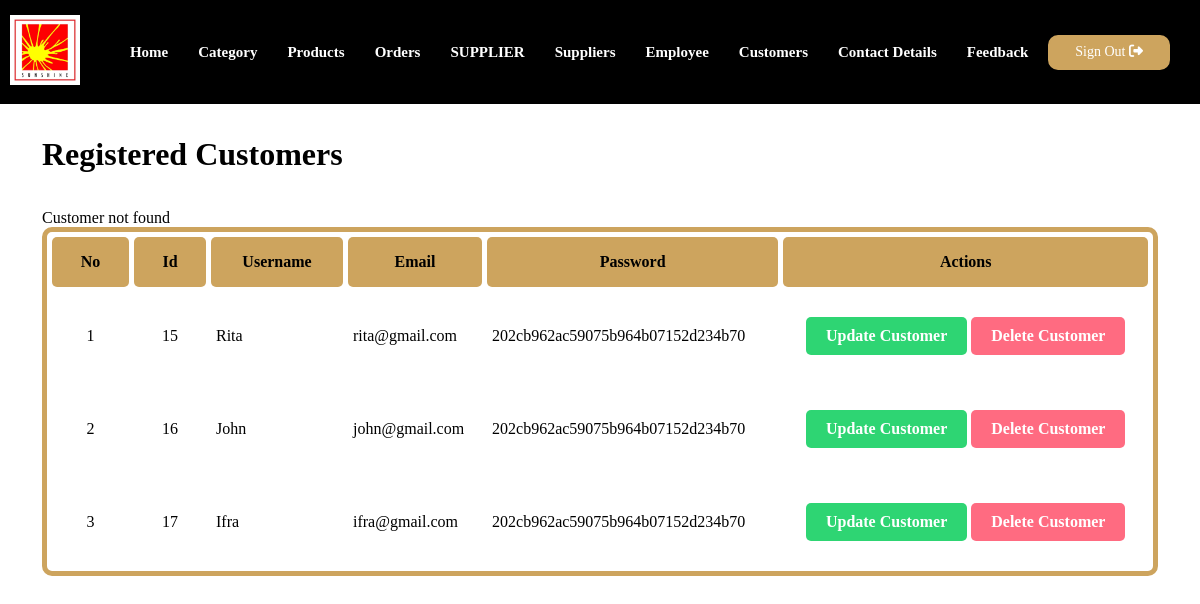
Page /admin/manage-customer.php (signed in) on the earlier database version.
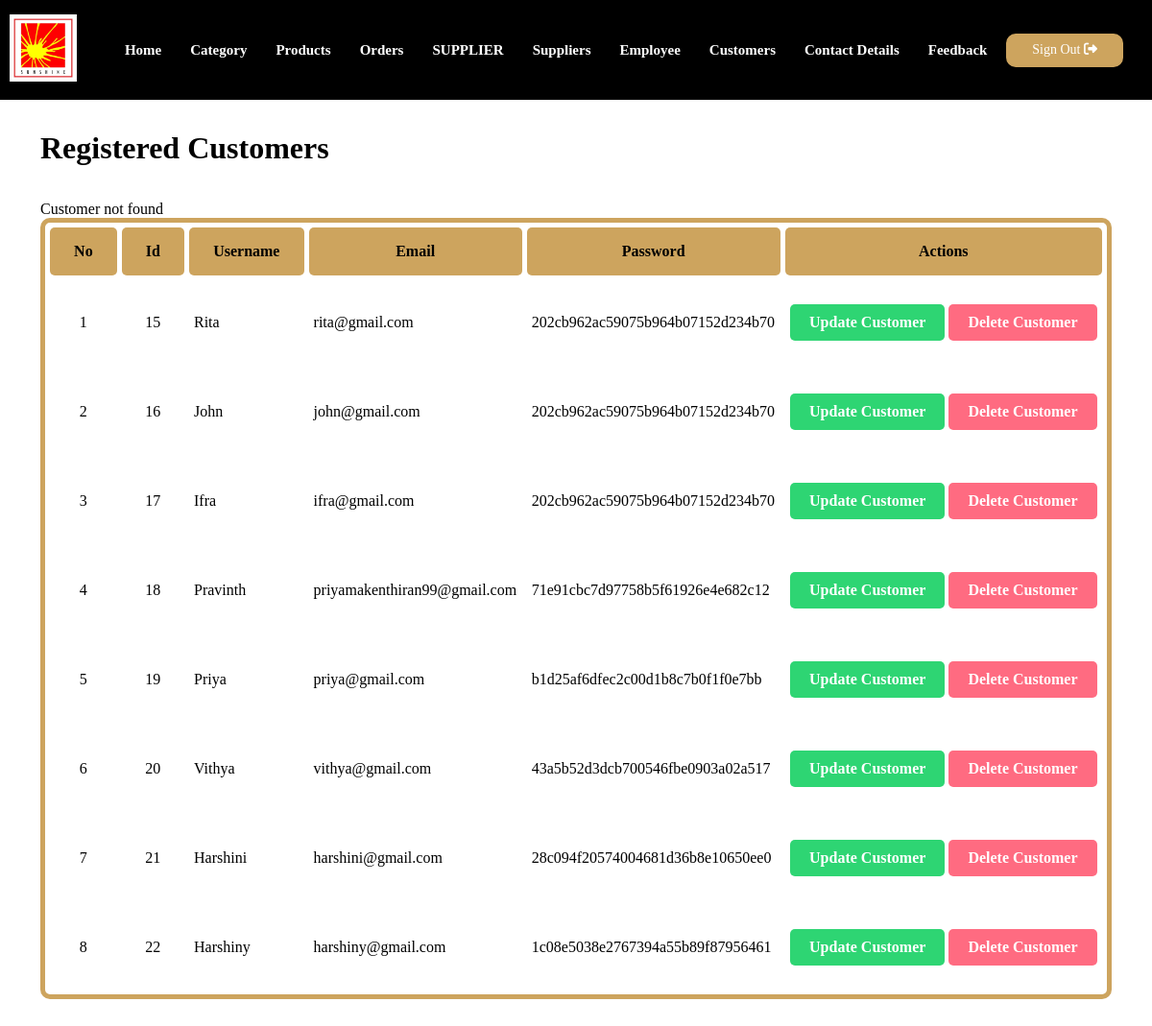
Same page on the later database version.
### tables this page shows
CREATE TABLE `users` (
  `id` int(11) NOT NULL,
  `username` varchar(100) NOT NULL,
  `email` varchar(100) NOT NULL,
  `password` varchar(100) NOT NULL
);

### admin/manage-customer.php (the view, shortened to what this page needs)
<?php include('partials/menuu.php');?>
<div class="main-content">
    <div class="wrapper">
        <h1>Registered Customers</h1><br><br>
        <?php
            if(isset($_SESSION['no-customer-found']))
            {
                echo $_SESSION['no-customer-found'];
            }
        ?>
        <table cellspacing="5px" >
        <thead style="height: 50px;">
            <tr>
                <th>No</th>
                <th>Id</th>
                <th>Username</th>
                <th>Email</th>
                <th>Password</th>
                <th>Actions</th>
            </tr>
        </thead>
            <?php
                $sql = "SELECT * FROM users";
                $res = mysqli_query($conn,$sql);
                $count = mysqli_num_rows($res);
                $sn = 1;
                if($count>0)
                {
                    while($row=mysqli_fetch_assoc($res))
                    {
                        $id = $row['id'];
                        $username = $row['username'];
                        $email = $row['email'];
                        $password = $row['password'];
                        ?>
                    <tr>
                        <td><?php echo $sn++; ?></td>
                        <td><?php echo $id; ?></td>
                        <td style="text-align: left;"><?php echo $username; ?></td>
                        <td style="text-align: left;"><?php echo $email; ?></td>
                        <td style="text-align: left;"><?php echo $password; ?></td>
                        <td>
                            <a href="<?php echo SITEURL; ?>admin/update-customer.php?id=<?php echo $id; ?>" class="buttondesign green">Update Customer</a>
                            <a href="<?php echo SITEURL; ?>admin/delete-customer.php?id=<?php echo $id; ?>" class="buttondesign red">Delete Customer</a>
                        </td>
                    </tr>
                        <?php
                    }
                }
                else
                {   ?>
                        <tr style="text-align: center;">
                            <td colspan="6" class='error'>Registered Customers Details not Available</td>
                        </tr>
                    <?php
                }
            ?>
        </table>
    </div>
</div>

### admin/partials/menuu.php (shortened to what this page needs)
<!DOCTYPE html>
<html lang="en">
<head>
  <link href="../assets/css/admins.css" rel="stylesheet">
</head>
<body>
  <header id="header" class="fixed-top ">
    <div class="container d-flex align-items-center justify-content-lg-between">
      <div>
        <a href="index.php" class="logo me-auto me-lg-0">
          <img src="../assets/img/logo.jpg" style="width:70px; max-height:70px;" alt="logo" class="img-fluid">
        </a>
      </div>
      <nav id="navbar" class="navbar order-last order-lg-0">
        <ul>
          <li><a class="nav-link scrollto" href="index.php">Home</a></li>
          <li><a class="nav-link scrollto" href="manage-category.php">Category</a></li>
          <li><a class="nav-link scrollto " href="manage-food.php">Products</a></li>
          <li><a class="nav-link scrollto " href="manage-order.php">Orders</a></li>
          <li><a class="nav-link scrollto " href="manage-supplier.php">SUPPLIER</a></li>
          <li><a class="nav-link scrollto " href="manage-suppliers.php">Suppliers</a></li>
          <li><a class="nav-link scrollto " href="manage-employee.php">Employee</a></li>
          <li><a class="nav-link scrollto " href="manage-customer.php">Customers</a></li>
          <li><a class="nav-link scrollto " href="contact-details.php">Contact Details</a></li>
          <li><a class="nav-link scrollto " href="feedback.php">Feedback</a></li>
        </ul>
      </nav>
      <div>
          <?php  if (isset($_SESSION['username'])) : ?>
            <abbr title="Sign Out"><a href="index.php?logout='1'" class="get-started-btn scrollto">Sign Out <i class="fa fa-sign-out" aria-hidden="true"></i></a></abbr>          <?php endif ?>
        </div>
      </div>
  </header>
<main id="main">

### assets/css/admins.css (style rules this page uses)
:root { --heading1: 'Permanent Marker', cursive; --heading2: 'Barlow', sans-serif; --para: 'Roboto', sans-serif; --yellow: #cda45e; --brown: #151515; --black: #000; --white: #fff; --lightwhite: #d1d5db; }
* { padding: 0px; margin: 0px; box-sizing: border-box; }
a { text-decoration: none; }
.buttondesign { padding: 15px 30px; color: var(--white); text-decoration: none; font-size: 16px; font-weight: bold; background: var(--yellow); border-radius: 10px; display: inline-block; border: 2px solid var(--yellow); transition: 0.7s; }
#header { transition: all 0.5s; z-index: 997; padding: 15px 0; background: black; }
#header div { display: flex; justify-content: space-around; align-items: center; flex-direction: row; }
#header .logo img { width: 200px; height: 200px; z-index: 10000; }
#header .logo img { max-height: 120px; }
.get-started-btn { background: #cda45e; border: 2px solid #cda45e; color: #ffffff; border-radius: 10px; padding: 7px 25px 8px 25px; white-space: nowrap; font-size: 14px; display: inline-block; transition: 0.3s; margin-right: 20px; }
.navbar { padding: 0; }
.navbar ul { margin: 0; padding: 0; display: flex; list-style: none; align-items: center; }
.navbar li { position: relative; }
.navbar a, .navbar a:focus { display: flex; align-items: center; justify-content: space-between; padding: 10px 0 10px 30px; font-size: 15px; font-weight: 600; color: #fff; white-space: nowrap; transition: 0.3s; }
.wrapper { padding: 1%; width: 95%; margin: 0 auto; }
table { border: 5px solid var(--yellow); border-radius: 10px; width: 100%; }
table thead tr th { margin: 0px ; border-radius: 5px; background: var(--yellow); padding: 3px 25px; text-align: center; }
table tr td { text-align: center; padding: 25px 5px; }
table td .buttondesign { border-radius: 5px; padding: 10px 20px; border: 0px; }
.green { background-color: #2ed573; }
.red { background-color: #ff6b81; }
.main-content { padding: 20px 0; }

Differences in the rows shown:
added users: id "18", username "Pravinth", email "priyamakenthiran99@gmail.com", password "71e91cbc7d97758b5f61926e4e682c12"
added users: id "19", username "Priya", email "priya@gmail.com", password "b1d25af6dfec2c00d1b8c7b0f1f0e7bb"
added users: id "20", username "Vithya", email "vithya@gmail.com", password "43a5b52d3dcb700546fbe0903a02a517"
added users: id "21", username "Harshini", email "harshini@gmail.com", password "28c094f20574004681d36b8e10650ee0"
added users: id "22", username "Harshiny", email "harshiny@gmail.com", password "1c08e5038e2767394a55b89f87956461"
